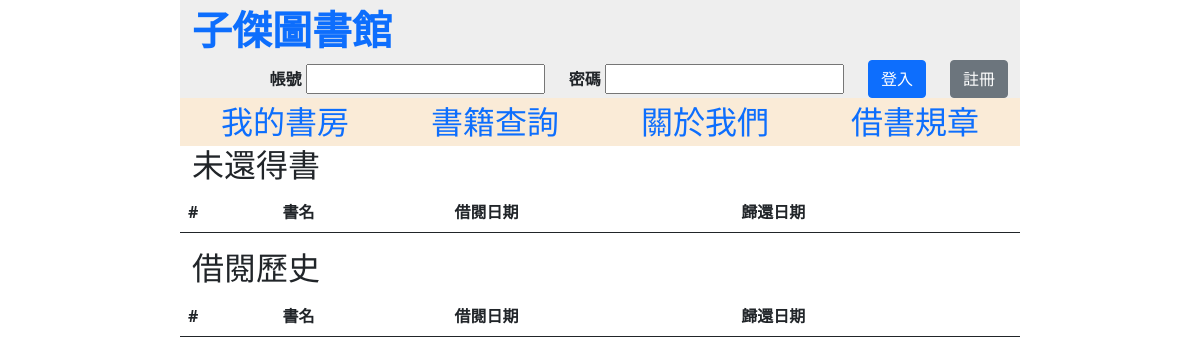
The app's page /mybook, older data.
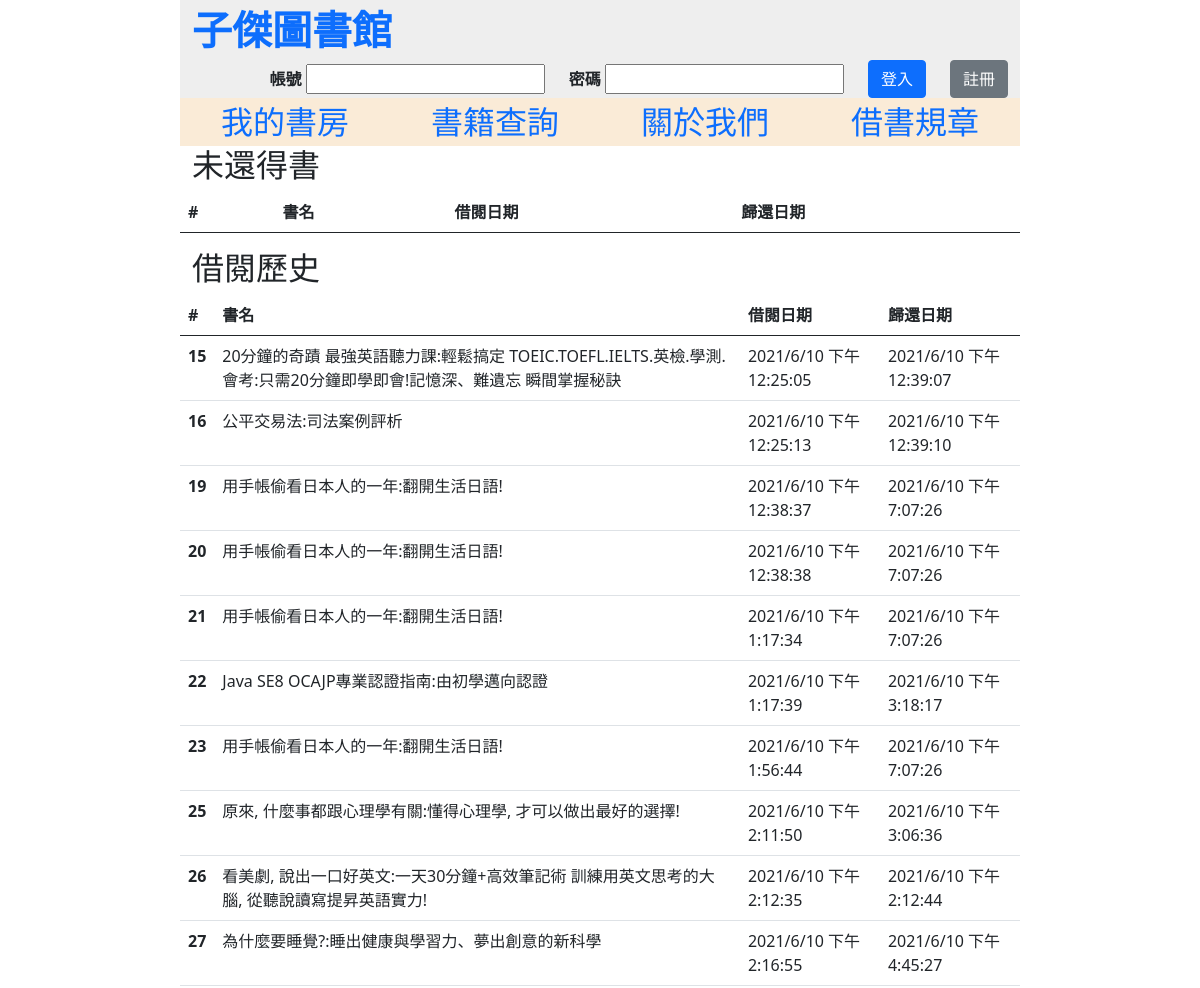
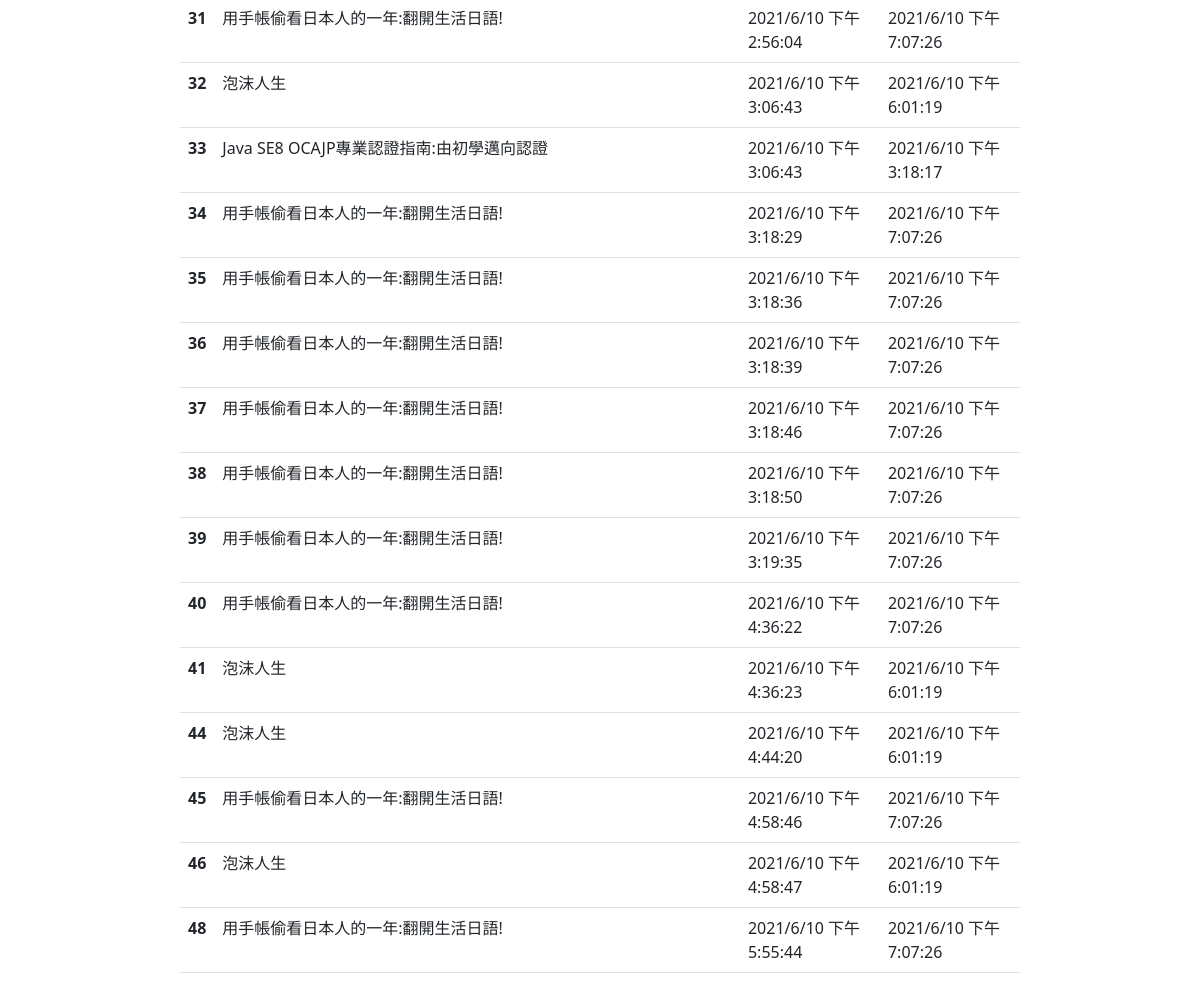
The same page, newer data (2 pictures, top to bottom).
### tables this page shows
CREATE TABLE borrowList
		(id INTEGER PRIMARY KEY AUTOINCREMENT,
		username char(255),
		bookname char(255),
        borrowTime char(255),
    	returnTime char(255)
		);

### app.py (the view)
@app.route('/mybook')
def mybook():
    if 'name' in session:
        username = session['name']
        loginTF = True
    else:
        username = ""
        loginTF = False
    with sqlite3.connect('database.db') as conn:
        cur = conn.cursor()
        cur.execute('SELECT * FROM borrowList WHERE `username` = ?', [username])
        itemData = cur.fetchall()
    return render_template("mybook.html", itemData=itemData, loginTF=loginTF, username=username)

### templates/mybook.html (shortened to what this page needs)
<!DOCTYPE html>
<html lang="en">
<head>
    <link href="https://cdn.jsdelivr.net/npm/bootstrap@5.0.1/dist/css/bootstrap.min.css" rel="stylesheet"
>
    <link rel="stylesheet" href="http://apps.bdimg.com/libs/jqueryui/1.10.4/css/jquery-ui.min.css">
    <link rel="stylesheet" type="text/css" href="../static/book.css">
</head>
<body>
<div class="all">
    <div class="top_nav container">
        <div class="row-12 fs-1">
            <a href="/" style="text-decoration:none;">子傑圖書館</a>
        </div>
        {% if not loginTF %}
        <form class="row justify-content-end align-items-center" action="/login" method="post">
            <div class="col-auto">
                <label for="">帳號</label>
                <input type="text" name="email">
            </div>
            <div class="col-auto">
                <label for="">密碼</label>
                <input type="password" name="password">
            </div>
            <div class="col-auto align-self-end">
                <input type="submit" class="btn btn-primary" value="登入">
            </div>
            <div class="col-auto align-self-end">
                <a href="/register">
                    <input type="button" class="btn btn-secondary" value="註冊">
                </a>
            </div>
        </form>
        {% endif %}
    </div>
    <div class="container">
        <div class="menu row">
            <div class="col-3 text-center fs-2">
                <a href="/mybook" style="text-decoration:none;">我的書房</a>
            </div>
            <div class="col-3 text-center fs-2">
                <a href="/search" style="text-decoration:none;">書籍查詢</a>
            </div>
            <div class="col-3 text-center fs-2">
                <a href="about" style="text-decoration:none;">關於我們</a>
            </div>
            <div class="col-3 text-center fs-2">
                <a href="/rule" style="text-decoration:none;">借書規章</a>
            </div>
        </div>
    </div>
    <div class="container">
        <div class="row">
            <h2>未還得書</h2>
            <table class="table" id="returntable">
                <thead>
                <tr>
                    <th scope="col">#</th>
                    <th scope="col">書名</th>
                    <th scope="col">借閱日期</th>
                    <th scope="col">歸還日期</th>
                </tr>
                </thead>
            </table>
        </div>
        <div class="row">
            <h2>借閱歷史</h2>
            <table class="table">
                <thead>
                <tr>
                    <th scope="col">#</th>
                    <th scope="col">書名</th>
                    <th scope="col">借閱日期</th>
                    <th scope="col">歸還日期</th>
                </tr>
                </thead>
                <tbody>
                {% for data in itemData%}
                <tr>
                    <th scope="row">{{data[0]}}</th>
                    <td>{{data[2]}}</td>
                    <td>{{data[3]}}</td>
                    <td>{{data[4]}}</td>
                </tr>
                {% endfor %}
                </tbody>
            </table>
        </div>
    </div>
</div>
</body>
</html>

Row changes from the older to the newer data that the page shows:
added borrowList: id "15", bookname "20分鐘的奇蹟 最強英語聽力課:輕鬆搞定 TOEIC.TOEFL.IELTS.英檢.學測.會考:只需20分鐘即學即會!記憶深、難遺忘 瞬間掌握秘訣", borrowTime "2021/6/10 下午12:25:05", returnTime "2021/6/10 下午12:39:07"
added borrowList: id "16", bookname "公平交易法:司法案例評析", borrowTime "2021/6/10 下午12:25:13", returnTime "2021/6/10 下午12:39:10"
added borrowList: id "19", bookname "用手帳偷看日本人的一年:翻開生活日語!", borrowTime "2021/6/10 下午12:38:37", returnTime "2021/6/10 下午7:07:26"
added borrowList: id "20", bookname "用手帳偷看日本人的一年:翻開生活日語!", borrowTime "2021/6/10 下午12:38:38", returnTime "2021/6/10 下午7:07:26"
added borrowList: id "21", bookname "用手帳偷看日本人的一年:翻開生活日語!", borrowTime "2021/6/10 下午1:17:34", returnTime "2021/6/10 下午7:07:26"
added borrowList: id "22", bookname "Java SE8 OCAJP專業認證指南:由初學邁向認證", borrowTime "2021/6/10 下午1:17:39", returnTime "2021/6/10 下午3:18:17"
added borrowList: id "23", bookname "用手帳偷看日本人的一年:翻開生活日語!", borrowTime "2021/6/10 下午1:56:44", returnTime "2021/6/10 下午7:07:26"
added borrowList: id "25", bookname "原來, 什麼事都跟心理學有關:懂得心理學, 才可以做出最好的選擇!", borrowTime "2021/6/10 下午2:11:50", returnTime "2021/6/10 下午3:06:36"
added borrowList: id "26", bookname "看美劇, 說出一口好英文:一天30分鐘+高效筆記術 訓練用英文思考的大腦, 從聽說讀寫提昇英語實力!", borrowTime "2021/6/10 下午2:12:35", returnTime "2021/6/10 下午2:12:44"
added borrowList: id "27", bookname "為什麼要睡覺?:睡出健康與學習力、夢出創意的新科學", borrowTime "2021/6/10 下午2:16:55", returnTime "2021/6/10 下午4:45:27"
added borrowList: id "31", bookname "用手帳偷看日本人的一年:翻開生活日語!", borrowTime "2021/6/10 下午2:56:04", returnTime "2021/6/10 下午7:07:26"
added borrowList: id "32", bookname "泡沫人生", borrowTime "2021/6/10 下午3:06:43", returnTime "2021/6/10 下午6:01:19"
added borrowList: id "33", bookname "Java SE8 OCAJP專業認證指南:由初學邁向認證", borrowTime "2021/6/10 下午3:06:43", returnTime "2021/6/10 下午3:18:17"
added borrowList: id "34", bookname "用手帳偷看日本人的一年:翻開生活日語!", borrowTime "2021/6/10 下午3:18:29", returnTime "2021/6/10 下午7:07:26"
added borrowList: id "35", bookname "用手帳偷看日本人的一年:翻開生活日語!", borrowTime "2021/6/10 下午3:18:36", returnTime "2021/6/10 下午7:07:26"
added borrowList: id "36", bookname "用手帳偷看日本人的一年:翻開生活日語!", borrowTime "2021/6/10 下午3:18:39", returnTime "2021/6/10 下午7:07:26"
added borrowList: id "37", bookname "用手帳偷看日本人的一年:翻開生活日語!", borrowTime "2021/6/10 下午3:18:46", returnTime "2021/6/10 下午7:07:26"
added borrowList: id "38", bookname "用手帳偷看日本人的一年:翻開生活日語!", borrowTime "2021/6/10 下午3:18:50", returnTime "2021/6/10 下午7:07:26"
added borrowList: id "39", bookname "用手帳偷看日本人的一年:翻開生活日語!", borrowTime "2021/6/10 下午3:19:35", returnTime "2021/6/10 下午7:07:26"
added borrowList: id "40", bookname "用手帳偷看日本人的一年:翻開生活日語!", borrowTime "2021/6/10 下午4:36:22", returnTime "2021/6/10 下午7:07:26"
added borrowList: id "41", bookname "泡沫人生", borrowTime "2021/6/10 下午4:36:23", returnTime "2021/6/10 下午6:01:19"
added borrowList: id "44", bookname "泡沫人生", borrowTime "2021/6/10 下午4:44:20", returnTime "2021/6/10 下午6:01:19"
added borrowList: id "45", bookname "用手帳偷看日本人的一年:翻開生活日語!", borrowTime "2021/6/10 下午4:58:46", returnTime "2021/6/10 下午7:07:26"
added borrowList: id "46", bookname "泡沫人生", borrowTime "2021/6/10 下午4:58:47", returnTime "2021/6/10 下午6:01:19"
added borrowList: id "48", bookname "用手帳偷看日本人的一年:翻開生活日語!", borrowTime "2021/6/10 下午5:55:44", returnTime "2021/6/10 下午7:07:26"
